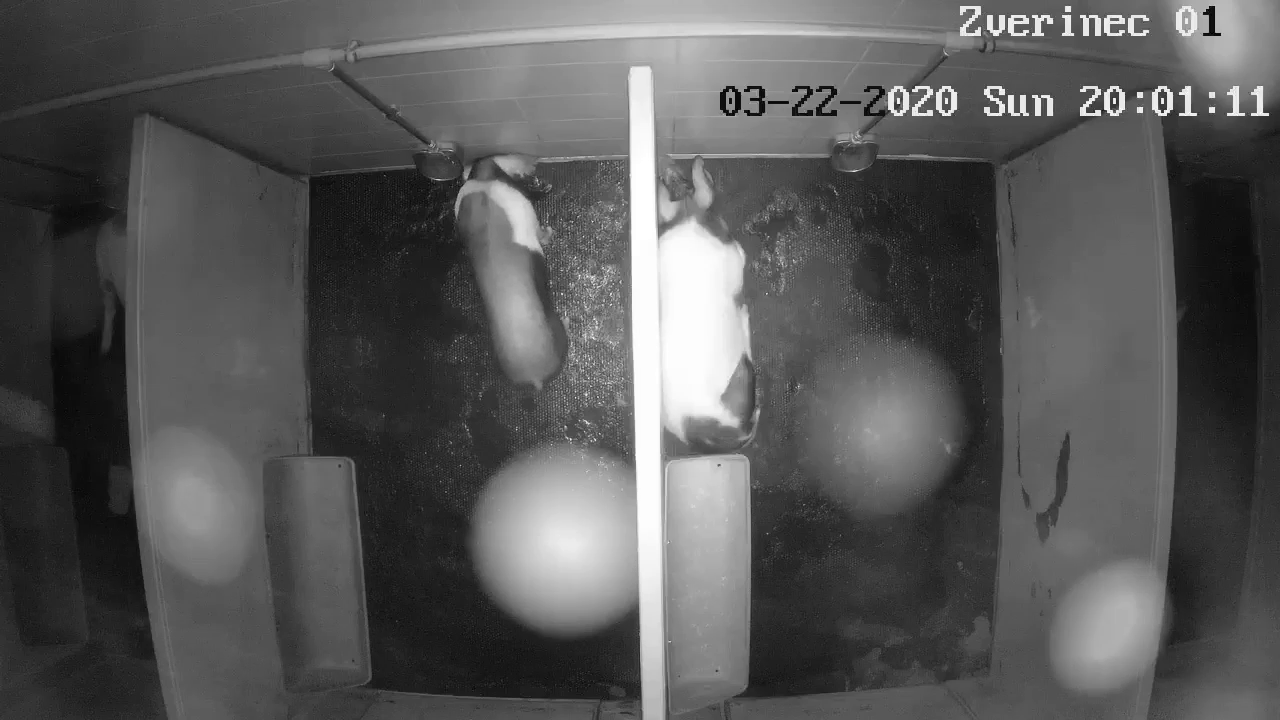
#> input picture data/frame_000003.PNG, 1280 x 720 px, given in place of 1.mp4, which was not available
$ python mean_shift_tracker.py
#> lines starting #> are read from the running program, lines starting #| are printed output that depends on the picture; after the words box and inside, x2 and y2 are one past the last pixel; in counts of white or black regions, pixels touching at a corner belong together; pictures that were not available may be replaced by others from this repository, and a replacement may not be noted
### methods.py
import cv2
import numpy as np
import json


# [62 lines left out: functions is_daytime, calculate_bbox_center, draw_trajectory, load_points_from_file, extract_bbox, not called in this run]

def list_to_file(my_list, file_path):
    try:
        with open(file_path, "w") as file:
            for item in my_list:
                file.write(str(item) + "\n")
        print(f"List has been written to {file_path}")
    except Exception as e:
        print(f"An error occurred: {e}")

# [18 lines left out: function calculate_iou, not called in this run]

def calculate_final_iou(iou_list):
    return sum(iou_list)/len(iou_list)

# [42 lines left out: functions load_bounding_boxes_from_file, combine_images, not called in this run]

### mean_shift_tracker.py
import cv2
import methods
OUTPUT_BBOX = 'data/output/bbox_mean_shift.txt'


# Open a video capture object or load a video file
cap = cv2.VideoCapture('data/input/1.mp4')

# Read the first frame
ret, frame = cap.read()
#> frame is the input picture: shape (720, 1280, 3); min 0, max 255, mean 87.4

# Define the initial region of interest (ROI)
x, y, w, h = 750, 407, (1041-750), (605-407)  # Adjust these coordinates as needed
roi = frame[y:y+h, x:x+w]
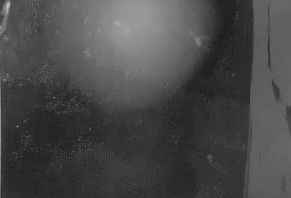
#> roi: shape (198, 291, 3); min 23, max 195, mean 72.6

# Setup the termination criteria for Mean-Shift
term_crit = (cv2.TERM_CRITERIA_EPS | cv2.TERM_CRITERIA_COUNT, 10, 1)
bboxes = []

while True:
    ret, frame = cap.read()
    if not ret:
        break

    # Convert the frame to the HSV color space (usually better for tracking)
    hsv = cv2.cvtColor(frame, cv2.COLOR_BGR2HSV)
#> hsv: shape (720, 1280, 3); mean H, S, V 0, 0, 87.4

    # Calculate the histogram of the ROI in the first frame
    roi_hist = cv2.calcHist([hsv], [0], None, [180], [0, 180])
#> roi_hist = 180 values, max 921600 at index 0, min 0 at index 1, mean 5120
    cv2.normalize(roi_hist, roi_hist, 0, 255, cv2.NORM_MINMAX)

    # Calculate the back projection
    dst = cv2.calcBackProject([hsv], [0], roi_hist, [0, 180], 1)
#> dst: shape (720, 1280); every value is 255

    # Apply the Mean-Shift algorithm to track the object
    ret, track_window = cv2.meanShift(dst, (x, y, w, h), term_crit)
#> ret = 0; track_window = (750, 407, 291, 198)

    # Update the ROI coordinates
    x, y, w, h = track_window
#> x = 750; y = 407; w = 291; h = 198
    bboxes.append([track_window[0], track_window[1], track_window[0]+track_window[2], track_window[1]+track_window[3]])

    # Draw the tracked object on the frame
    cv2.rectangle(frame, (x, y), (x + w, y + h), (0, 255, 0), 2)
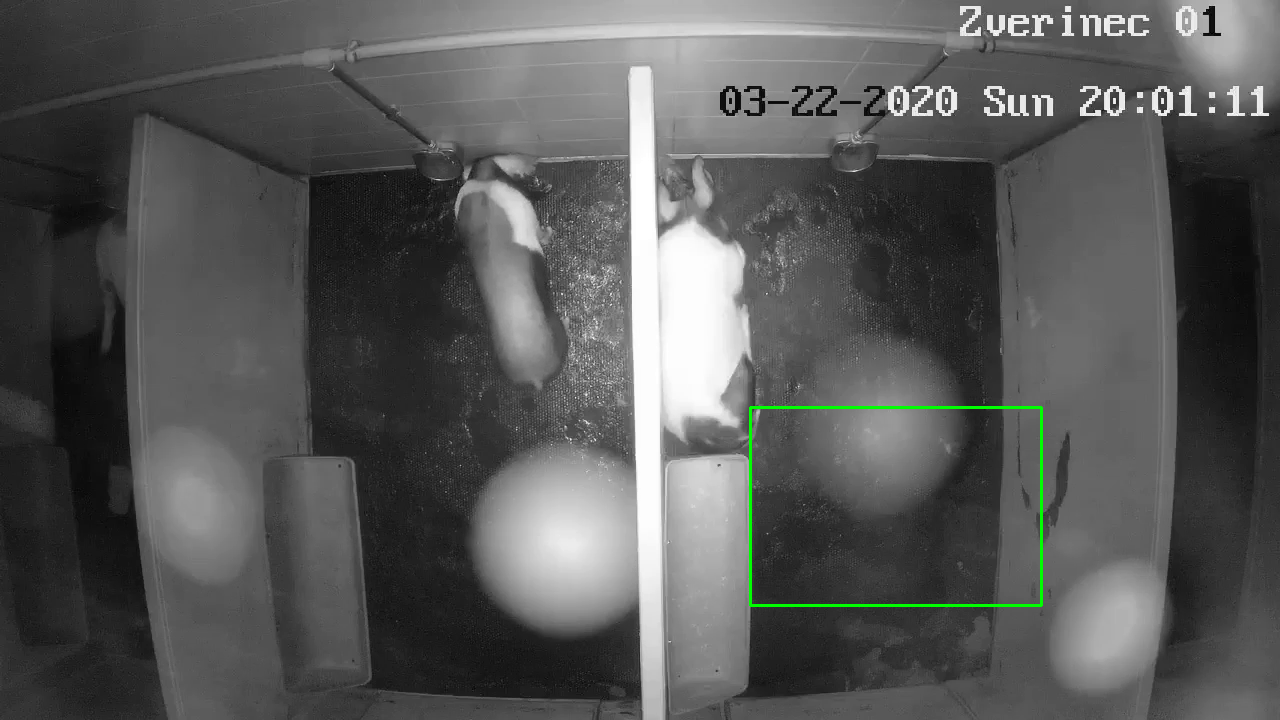
#> frame: shape (720, 1280, 3); 0.32% of pixels changed, all inside (x1, y1, x2, y2) = (749, 406, 1043, 607)

    # Display the frame
    cv2.imshow('Mean-Shift Tracking', frame)

    if cv2.waitKey(30) & 0xFF == 27:  # Press 'Esc' to exit
#> (key Esc is pressed here)
        break

methods.list_to_file(bboxes, OUTPUT_BBOX)
#> the loop in list_to_file, `for item in my_list:` made 1 pass
#> item on pass 1: [750, 407, 1041, 605]

cap.release()
cv2.destroyAllWindows()

$ run again, on data/frame_027673.PNG
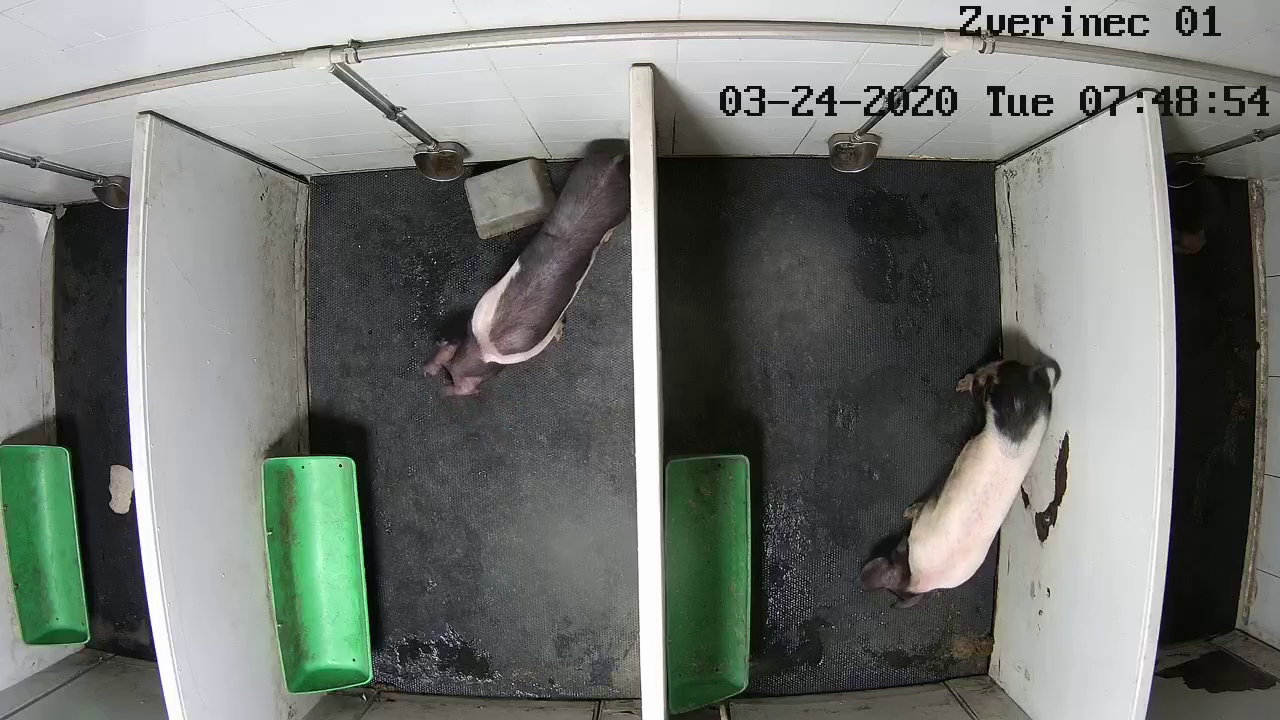
#> input picture data/frame_027673.PNG, 1280 x 720 px, given in place of 1.mp4, which was not available
#> frame is the input picture: shape (720, 1280, 3); mean B, G, R 114.1, 118.5, 114.6
#> hsv: shape (720, 1280, 3); mean H, S, V 67.5, 27.3, 120.5
#> roi_hist = 180 values, max 141398 at index 90, min 0 at index 77, mean 5120
#> `dst = cv2.calcBackProject([hsv], [0], roi_hist, [0, 180], 1)`:
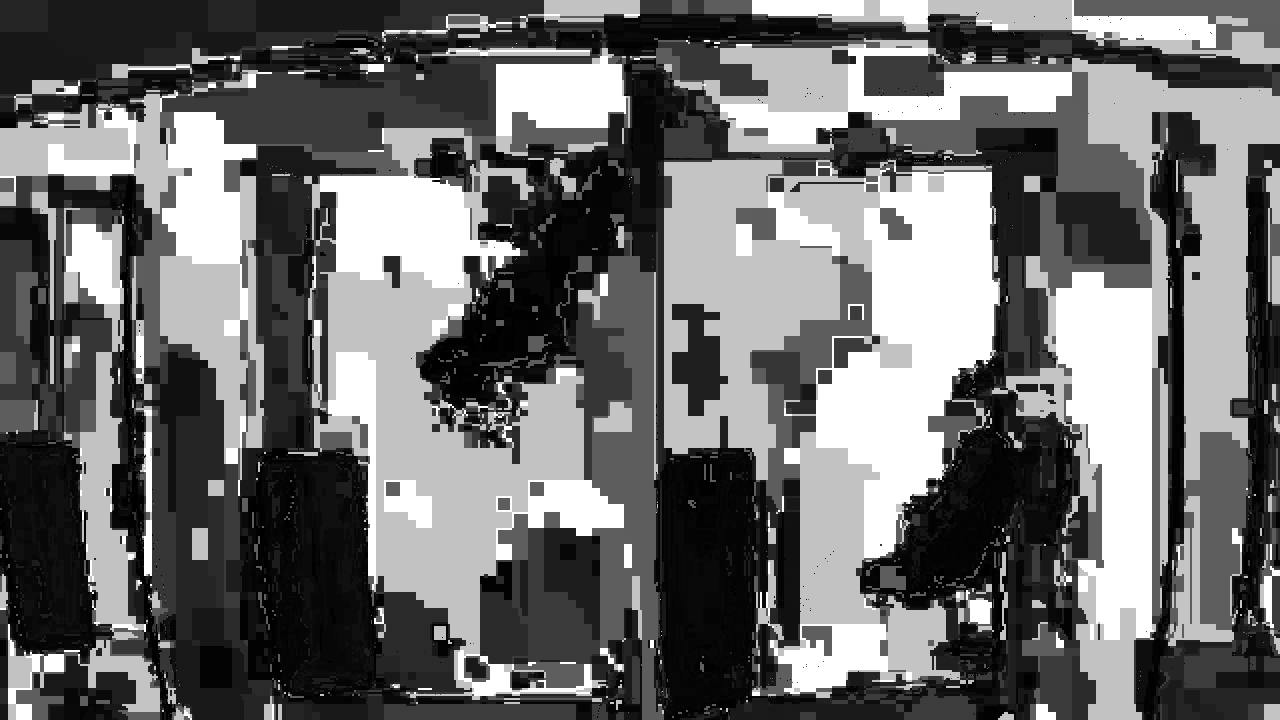
#> dst: shape (720, 1280); min 0, max 255, mean 108.8
#> ret = 10; track_window = (716, 284, 291, 198)
#> x = 716; y = 284; w = 291; h = 198
#> `cv2.rectangle(frame, (x, y), (x + w, y + h), (0, 255, 0), 2)`:
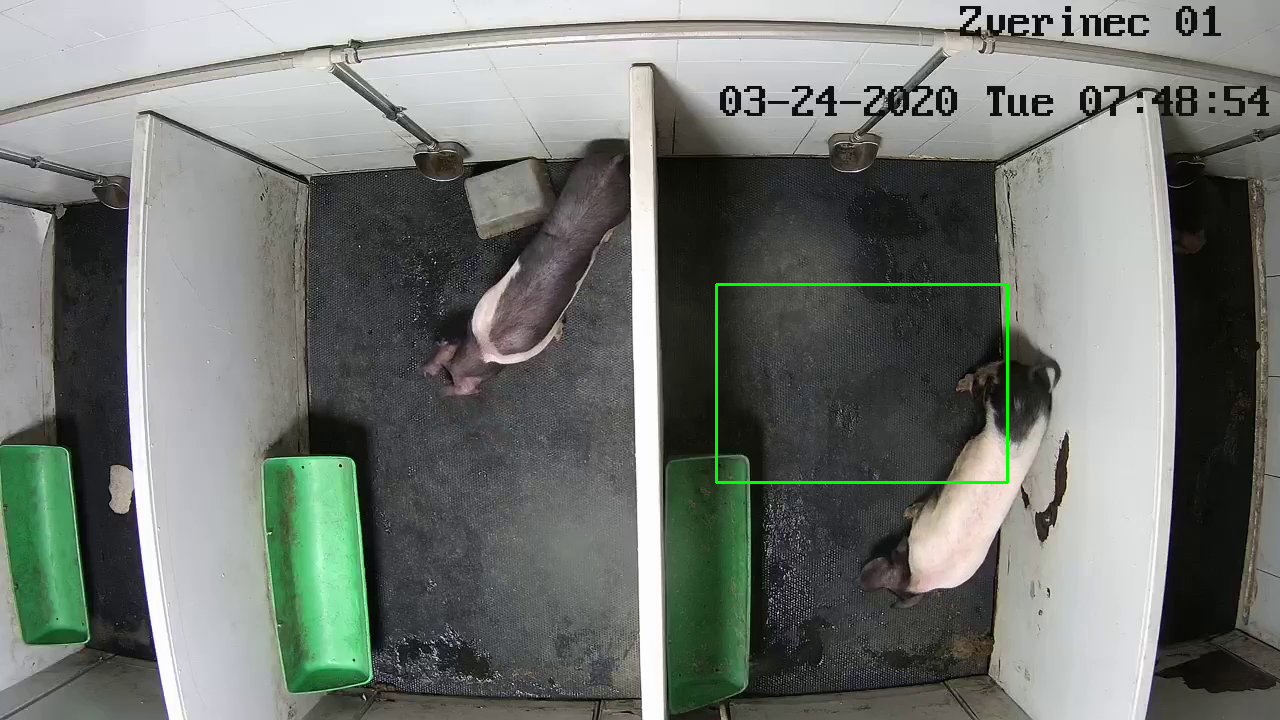
#> frame: shape (720, 1280, 3); 0.32% of pixels changed, all inside (x1, y1, x2, y2) = (715, 283, 1009, 484)
#> the loop in list_to_file, `for item in my_list:` made 1 pass
#> item on pass 1: [716, 284, 1007, 482]
